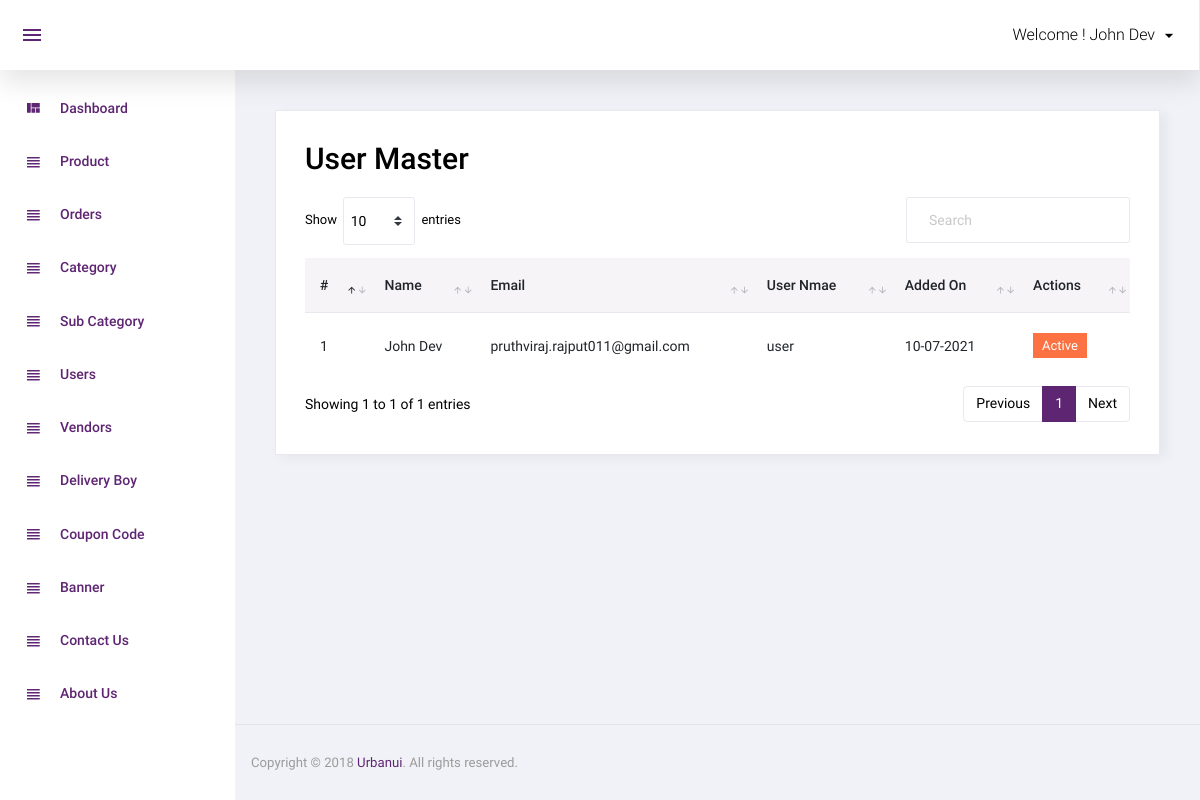
Page /admin/user.php (signed in) on the committed database.
### tables this page shows
CREATE TABLE `users` (
  `id` int(11) NOT NULL,
  `name` varchar(255) NOT NULL,
  `email` varchar(255) NOT NULL,
  `username` varchar(255) NOT NULL,
  `password` varchar(255) NOT NULL,
  `resister_on` timestamp NOT NULL DEFAULT current_timestamp() ON UPDATE current_timestamp(),
  `status` tinyint(4) NOT NULL,
  `email_verification` tinyint(4) NOT NULL
);

### admin/user.php (the view, shortened to what this page needs)
<?php
include('top.php');
$sql="select * from users order by id desc";
$res=mysqli_query($con,$sql);
?>
  <div class="card">
            <div class="card-body">
              <h1 class="grid_title">User Master</h1>
			  <div class="row grid_box">
                <div class="col-12">
                  <div class="table-responsive">
                    <table id="order-listing" class="table">
                      <thead>
                        <tr>
                            <th>#</th>
                            <th>Name</th>
                            <th>Email</th>
							<th>User Nmae</th>
                            <th>Added On</th>
							<th>Actions</th>
                        </tr>
                      </thead>
                      <tbody>
                        <?php if(mysqli_num_rows($res)>0){
						$i=1;
						while($row=mysqli_fetch_assoc($res)){
						?>
						<tr>
                            <td><?php echo $i?></td>
                            <td><?php echo $row['name']?></td>
							<td><?php echo $row['email']?></td>
							<td><?php echo $row['username']?></td>
							<td>
							<?php
							$dateStr=strtotime($row['resister_on']);
							echo date('d-m-Y',$dateStr);
							?>
							</td>
							<td>
								<?php
								if($row['status']==1){
								?>
								<a href="?id=<?php echo $row['id']?>&type=deactive"><label class="badge badge-danger hand_cursor">Active</label></a>
								<?php
								}else{
								?>
								<a href="?id=<?php echo $row['id']?>&type=active"><label class="badge badge-info hand_cursor">Deactive</label></a>
								<?php
								}
								?>
							</td>
                        </tr>
                        <?php
						$i++;
						} } else { ?>
						<tr>
							<td colspan="5">No data found</td>
						</tr>
						<?php } ?>
                      </tbody>
                    </table>
                  </div>
				</div>
              </div>
            </div>
          </div>
<?php include('footer.php');?>

### rows in the picture
users: name "John Dev", email "pruthviraj.rajput011@gmail.com", username "user", resister_on "10-07-2021"

### other values in the picture
$_SESSION['ADMIN_NAME'] "John Dev"
